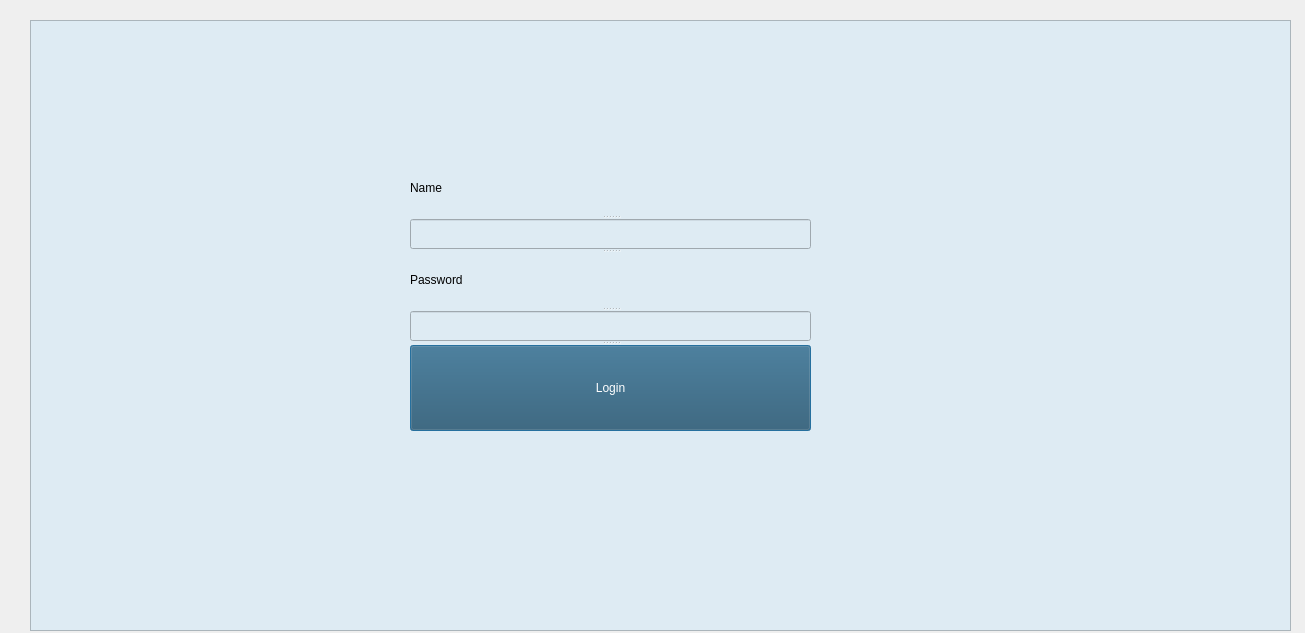
<?xml version="1.0" encoding="UTF-8"?>
<ui version="4.0">
 <class>login</class>
 <widget class="QDialog" name="login">
  <property name="geometry">
   <rect>
    <x>0</x>
    <y>0</y>
    <width>1305</width>
    <height>633</height>
   </rect>
  </property>
  <property name="windowTitle">
   <string>Dialog</string>
  </property>
  <widget class="QFrame" name="frame">
   <property name="geometry">
    <rect>
     <x>30</x>
     <y>20</y>
     <width>1261</width>
     <height>611</height>
    </rect>
   </property>
   <property name="styleSheet">
    <string notr="true">background-color: rgb(222, 235, 243);</string>
   </property>
   <property name="frameShape">
    <enum>QFrame::StyledPanel</enum>
   </property>
   <property name="frameShadow">
    <enum>QFrame::Raised</enum>
   </property>
   <widget class="QSplitter" name="splitter">
    <property name="geometry">
     <rect>
      <x>380</x>
      <y>140</y>
      <width>401</width>
      <height>271</height>
     </rect>
    </property>
    <property name="styleSheet">
     <string notr="true"/>
    </property>
    <property name="orientation">
     <enum>Qt::Vertical</enum>
    </property>
    <widget class="QLabel" name="label">
     <property name="styleSheet">
      <string notr="true">color: black;</string>
     </property>
     <property name="text">
      <string>Name</string>
     </property>
    </widget>
    <widget class="QLineEdit" name="txtUsername">
     <property name="maximumSize">
      <size>
       <width>16777215</width>
       <height>30</height>
      </size>
     </property>
    </widget>
    <widget class="QLabel" name="label_2">
     <property name="styleSheet">
      <string notr="true">color: black;</string>
     </property>
     <property name="text">
      <string>Password</string>
     </property>
    </widget>
    <widget class="QLineEdit" name="txtPassword">
     <property name="maximumSize">
      <size>
       <width>16777215</width>
       <height>30</height>
      </size>
     </property>
     <property name="echoMode">
      <enum>QLineEdit::Password</enum>
     </property>
    </widget>
    <widget class="QPushButton" name="btnMlogin">
     <property name="styleSheet">
      <string notr="true">color: white;
background: rgba(40, 83, 107, 1);
</string>
     </property>
     <property name="text">
      <string>Login</string>
     </property>
    </widget>
   </widget>
  </widget>
 </widget>
 <resources/>
 <connections/>
</ui>
